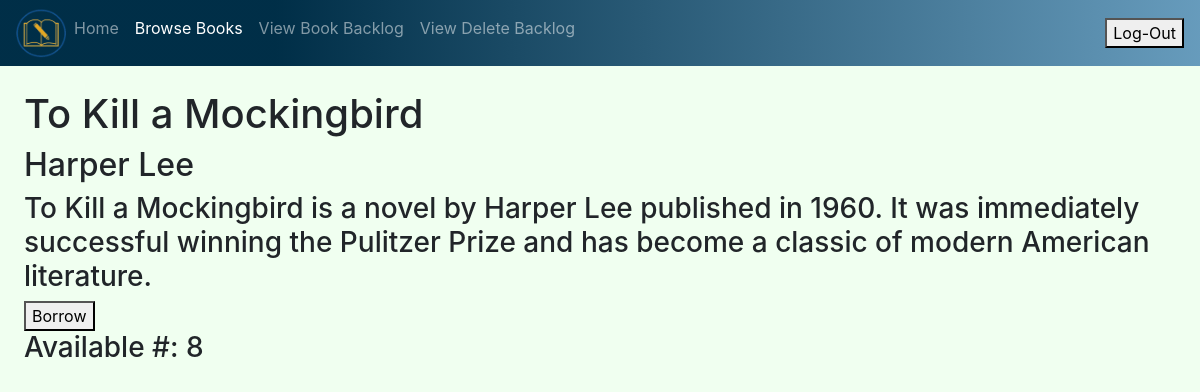
The page /browse_books/1 (signed in) on the database as committed earlier.
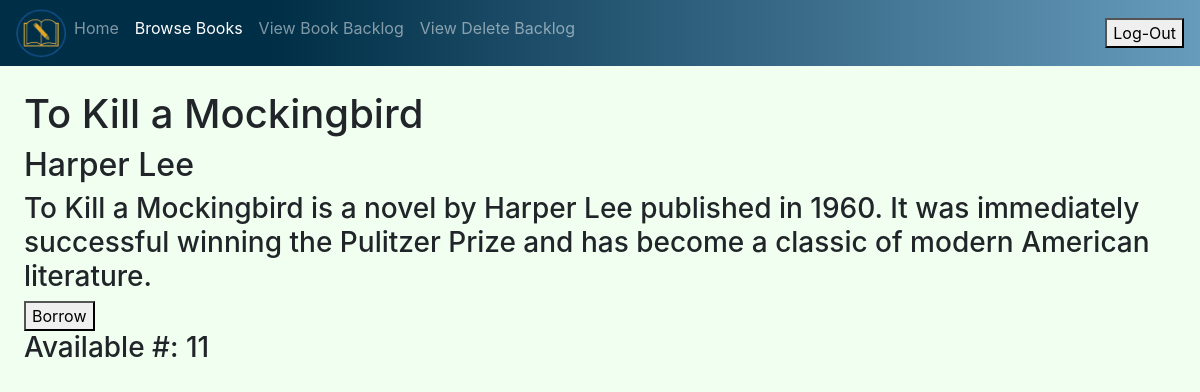
The same page on the database as committed later.
### app/models.py (models this page shows)
class BookAttributes(db.Model):
    book_id = db.Column(db.Integer, db.ForeignKey('book.id'), primary_key=True)
    genre = db.Column(db.String(100))  # Department the user belongs to (if applicable)
    stock_quantity = db.Column(db.Integer, default=0.0)  # Current fees user owes
    is_available = db.Column(db.Boolean, default=False)  # Whether the book is reserved for a high priority reason (like for a classroom let's say)

### app/routes.py (the view, shortened to what this page needs)
@myapp_obj.route('/browse_books/<int:book_id>', methods=['GET','POST'])        #URL varies to view different email messages
def bookView(book_id):
    book = Book.query.filter_by(id=book_id).first()
    attributes = BookAttributes.query.filter_by(book_id=book_id).first()
    if current_user.is_authenticated:
        user_permissions = Permissions.query.filter_by(role=current_user.role).first()
        can_view_book_backlog = user_permissions.can_view_book_backlog
        can_view_accounts = user_permissions.can_view_accounts
        can_request_checkout = user_permissions.can_request_checkout
        can_approve_checkout = user_permissions.can_approve_checkout
        can_modify_catalog = user_permissions.can_modify_catalog
        can_modify_accounts = user_permissions.can_modify_accounts
        return render_template('view_book_logged_in.html', title='Catalog', book=book, attributes=attributes, can_view_book_backlog=can_view_book_backlog, can_view_accounts=can_view_accounts)
    else:
        if request.method == 'POST':
            if request.form.get('Borrow') == 'Borrow':
                flash(f'Must be logged in')
                return redirect('/login')
        return render_template('view_book_logged_out.html', title='Catalog', book=book, attributes=attributes)

### app/models.py (called while the page is built)
@login_manager.user_loader
def load_user(user_id):
    return User.query.get(int(user_id))

### app/templates/view_book_logged_in.html (shortened to what this page needs)
<!doctype html>
<html lang="en">
  <head>
    <link rel="stylesheet" href="https://cdn.jsdelivr.net/npm/bootstrap@4.3.1/dist/css/bootstrap.min.css">
    <link href="{{url_for('static', filename='style.css')}}" rel="stylesheet">
  </head>
  <body>
   <nav class="navbar navbar-expand-lg navbar-dark" style="background: linear-gradient(90deg, hsla(201, 100%, 14%, 1) 23%, hsla(203, 39%, 57%, 1) 100%);">
    <div class="collapse navbar-collapse" id="navbarNav">
      <ul class="navbar-nav">
        <img src = "../static/img.png" class = "logo" width="50px">
        <li class="nav-item">
          <a class="nav-link" href="/home">Home <span class="sr-only">(current)</span></a>
        </li>
        <li class="nav-item active">
            <a class="nav-link" href="/browse_books">Browse Books<span class="sr-only">(current)</span></a>
        </li>
        {% if can_view_book_backlog == True %}
          <li class="nav-item">
            <a class="nav-link" href="/view_book_backlog">View Book Backlog<span class="sr-only">(current)</span></a>
          </li>
        {% endif %}
        {% if can_view_accounts == True %}
        <li class="nav-item">
          <a class="nav-link" href="/view_delete_backlog">View Delete Backlog<span class="sr-only">(current)</span></a>
        </li>
        {% endif %}
      </ul>
    </div>
    <form method="post" action="/home">
      <button type="submit" value="Log-Out" name="logOut">Log-Out</button>
    </form>
</nav>
  <div class ="background-home">
    <div class="list_books">
      <h1>{{book.name}}</h1>
      <h2>{{book.author}}</h2>
      <h3>{{book.synopsis}}</h3>
      <form method="post" action="/browse_books/{{book.id}}">
        <button type="submit" value="Borrow" name="Borrow">Borrow</button>
      </form>
      <h3>Available #: {{attributes.stock_quantity}}</h3>
    </div>
  </div>
  </body>
</html>

Rows that differ between the two databases and show on the page:
changed BookAttributes: stock_quantity "8" → "11"
